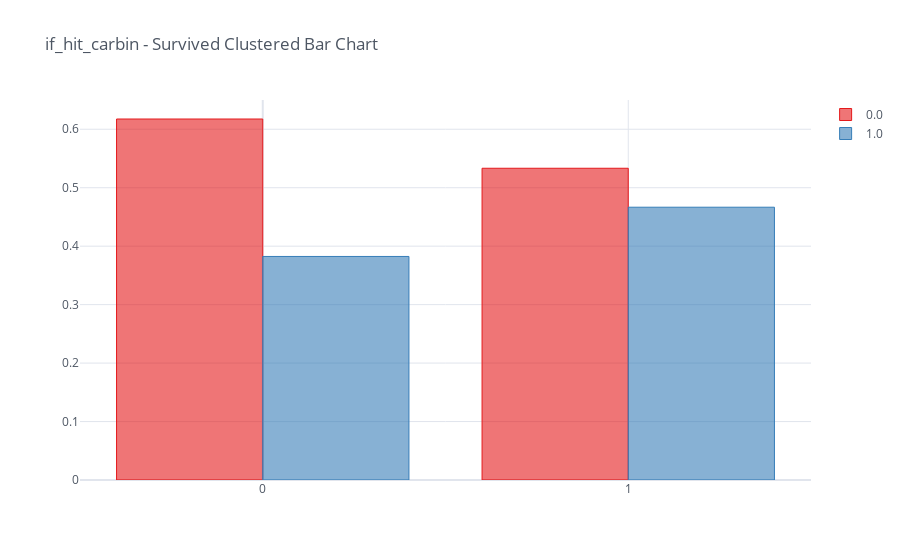

The notebook cell saved with this chart:
### Code cell
data_all['if_hit_carbin'] = data_all['Cabin'].map(lambda x: x[0].upper() if pd.notna(x) else '?').map(lambda x: 1 if x=="A" else 0)
hit_cabin_pivot_table = pd.pivot_table(data_all, index='if_hit_carbin', columns='Survived', values='PassengerId', aggfunc='count')
hit_cabin_pivot_table.divide(hit_cabin_pivot_table.sum(axis=1), axis='index').iplot(kind='bar', theme='white',
                    title='if_hit_carbin - Survived Clustered Bar Chart',colorscale='set1')

### Figure 1 — Plotly figure (JSON) as saved in the notebook; plotly's stock layout.template omitted (floating-point values rounded to 4 significant figures)
{"data": [{"marker": {"color": "rgba(228, 26, 28, 0.6)", "line": {"color": "rgba(228, 26, 28, 1.0)", "width": 1}}, "name": "0.0", "orientation": "v", "text": "", "type": "bar", "x": [0, 1], "y": [0.6176, 0.5333]}, {"marker": {"color": "rgba(55, 126, 184, 0.6)", "line": {"color": "rgba(55, 126, 184, 1.0)", "width": 1}}, "name": "1.0", "orientation": "v", "text": "", "type": "bar", "x": [0, 1], "y": [0.3824, 0.4667]}], "layout": {"legend": {"bgcolor": "#FFFFFF", "font": {"color": "#4D5663"}}, "paper_bgcolor": "#FFFFFF", "plot_bgcolor": "#FFFFFF", "title": {"font": {"color": "#4D5663"}, "text": "if_hit_carbin - Survived Clustered Bar Chart"}, "xaxis": {"gridcolor": "#E1E5ED", "showgrid": true, "tickfont": {"color": "#4D5663"}, "title": {"font": {"color": "#4D5663"}, "text": ""}, "zerolinecolor": "#E1E5ED"}, "yaxis": {"gridcolor": "#E1E5ED", "showgrid": true, "tickfont": {"color": "#4D5663"}, "title": {"font": {"color": "#4D5663"}, "text": ""}, "zerolinecolor": "#E1E5ED"}}}
